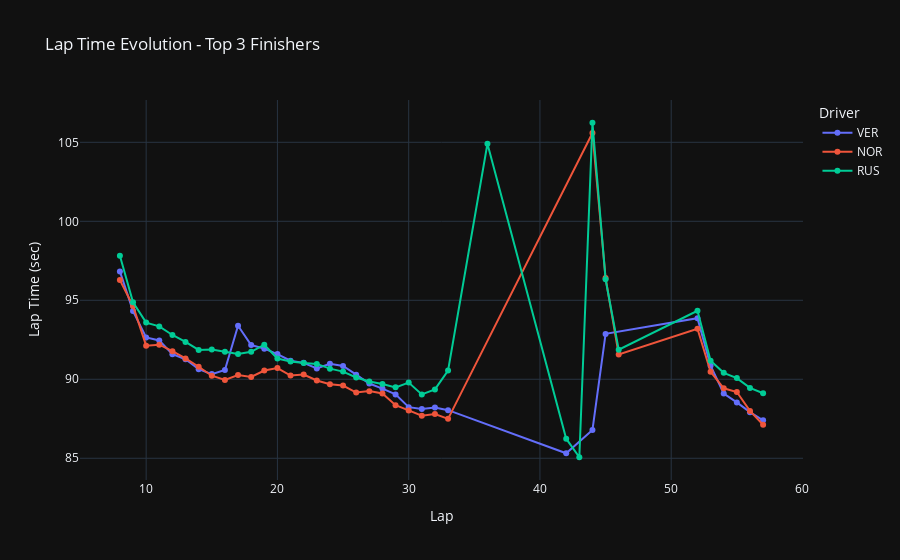

Source (notebook cell):
### Code cell
# Lap time evolution for top 3 drivers
if not results.empty and not valid_laps.empty:
    top_3_drivers = results.head(3)['Abbreviation'].tolist()
    top_3_laps = valid_laps[valid_laps['Driver'].isin(top_3_drivers)]
    
    if not top_3_laps.empty:
        fig = px.line(
            top_3_laps, x='LapNumber', y='LapTime_sec', color='Driver',
            title='Lap Time Evolution - Top 3 Finishers',
            markers=True
        )
        fig.update_layout(
            template='plotly_dark',
            xaxis_title='Lap',
            yaxis_title='Lap Time (sec)'
        )
        fig.show()
else:
    print('No data available for lap evolution chart')

### Figure 1 — Plotly figure (JSON) as saved in the notebook; plotly's stock layout.template omitted (floating-point values rounded to 4 significant figures)
{"data": [{"hovertemplate": "Driver=VER<br>LapNumber=%{x}<br>LapTime_sec=%{y}<extra></extra>", "legendgroup": "VER", "line": {"color": "#636efa", "dash": "solid"}, "marker": {"symbol": "circle"}, "mode": "markers+lines", "name": "VER", "orientation": "v", "showlegend": true, "type": "scatter", "x": [8, 9, 10, 11, 12, 13, 14, 15, 16, 17, 18, 19, 20, 21, 22, 23, 24, 25, 26, 27, 28, 29, 30, 31, 32, 33, 42, 44, 45, 52, 53, 54, 55, 56, 57], "xaxis": "x", "y": [96.83, 94.31, 92.65, 92.45, 91.59, 91.27, 90.64, 90.33, 90.59, 93.39, 92.17, 91.94, 91.6, 91.18, 91.04, 90.69, 90.98, 90.84, 90.29, 89.73, 89.41, 89.04, 88.24, 88.13, 88.21, 88.05, 85.32, 86.79, 92.87, 93.86, 90.86, 89.1, 88.54, 87.92, 87.4], "yaxis": "y"}, {"hovertemplate": "Driver=NOR<br>LapNumber=%{x}<br>LapTime_sec=%{y}<extra></extra>", "legendgroup": "NOR", "line": {"color": "#EF553B", "dash": "solid"}, "marker": {"symbol": "circle"}, "mode": "markers+lines", "name": "NOR", "orientation": "v", "showlegend": true, "type": "scatter", "x": [8, 9, 10, 11, 12, 13, 14, 15, 16, 17, 18, 19, 20, 21, 22, 23, 24, 25, 26, 27, 28, 29, 30, 31, 32, 33, 44, 45, 46, 52, 53, 54, 55, 56, 57], "xaxis": "x", "y": [96.28, 94.64, 92.13, 92.19, 91.78, 91.32, 90.8, 90.23, 89.95, 90.26, 90.15, 90.55, 90.71, 90.23, 90.3, 89.92, 89.69, 89.6, 89.16, 89.25, 89.1, 88.36, 88.03, 87.69, 87.8, 87.5, 105.6, 96.41, 91.57, 93.2, 90.48, 89.43, 89.19, 88.0, 87.13], "yaxis": "y"}, {"hovertemplate": "Driver=RUS<br>LapNumber=%{x}<br>LapTime_sec=%{y}<extra></extra>", "legendgroup": "RUS", "line": {"color": "#00cc96", "dash": "solid"}, "marker": {"symbol": "circle"}, "mode": "markers+lines", "name": "RUS", "orientation": "v", "showlegend": true, "type": "scatter", "x": [8, 9, 10, 11, 12, 13, 14, 15, 16, 17, 18, 19, 20, 21, 22, 23, 24, 25, 26, 27, 28, 29, 30, 31, 32, 33, 36, 42, 43, 44, 45, 46, 52, 53, 54, 55, 56, 57], "xaxis": "x", "y": [97.82, 94.87, 93.59, 93.35, 92.8, 92.36, 91.86, 91.89, 91.74, 91.6, 91.74, 92.19, 91.31, 91.13, 91.03, 90.97, 90.67, 90.49, 90.11, 89.86, 89.7, 89.49, 89.79, 89.04, 89.36, 90.55, 104.9, 86.24, 85.06, 106.2, 96.33, 91.87, 94.33, 91.18, 90.41, 90.08, 89.45, 89.12], "yaxis": "y"}], "layout": {"legend": {"title": {"text": "Driver"}, "tracegroupgap": 0}, "title": {"text": "Lap Time Evolution - Top 3 Finishers"}, "xaxis": {"anchor": "y", "domain": [0, 1], "title": {"text": "Lap"}}, "yaxis": {"anchor": "x", "domain": [0, 1], "title": {"text": "Lap Time (sec)"}}}}
